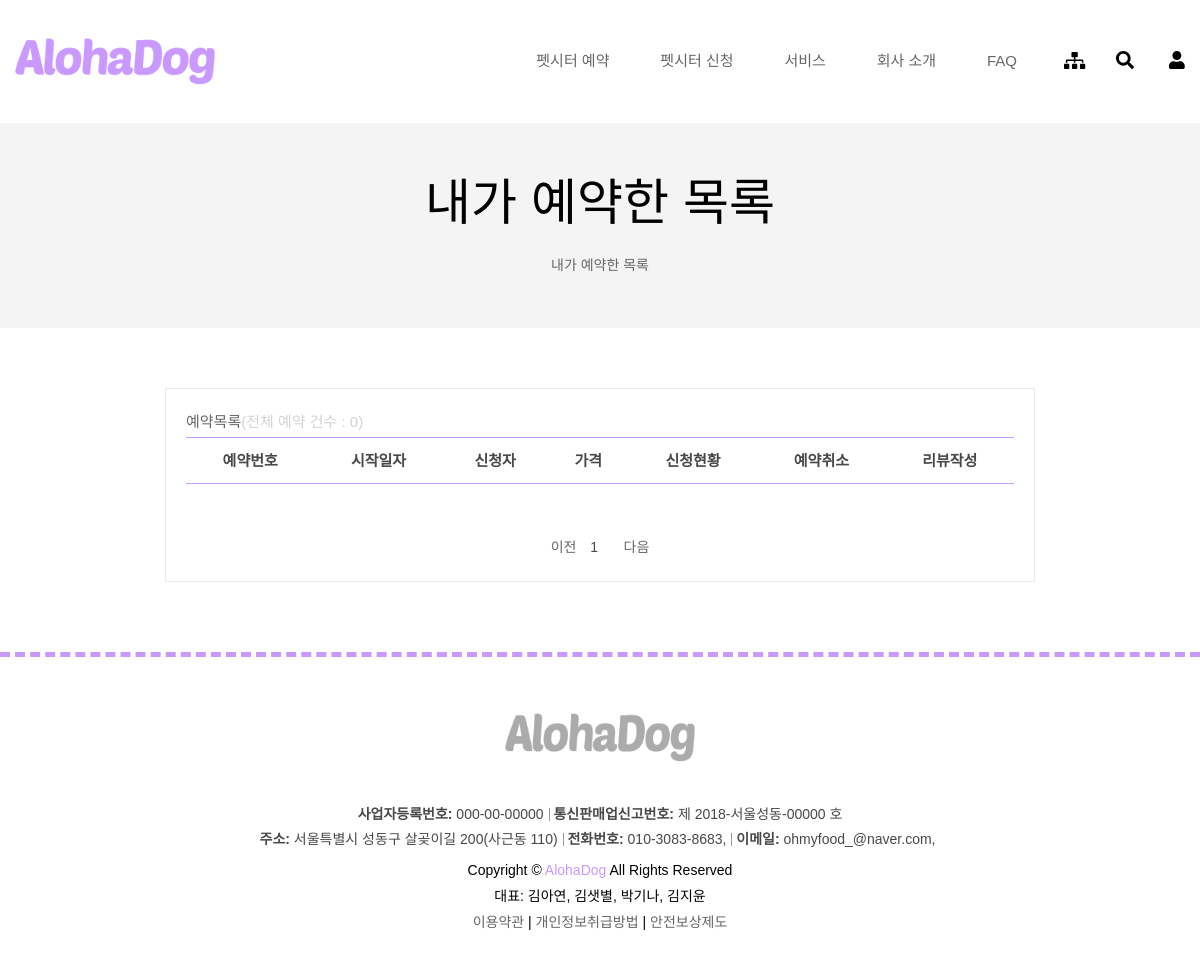
The app's page /reservation (signed in), older data.
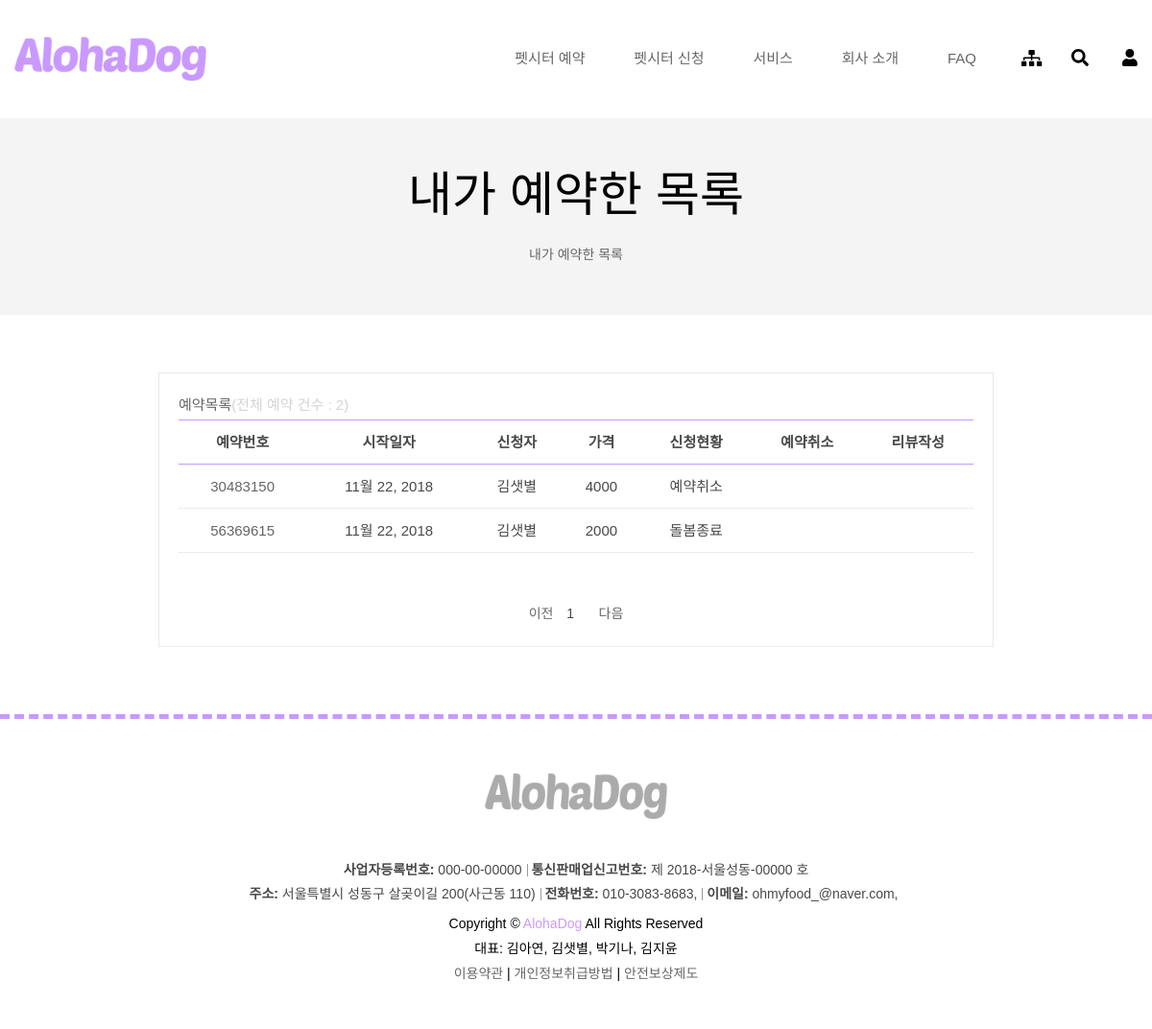
The same page, newer data.
### homepage/models.py (models this page shows, shortened)
class Reservation(models.Model):
    reservation_no = models.CharField(max_length=8, verbose_name='예약번호')
    userprofile = models.ForeignKey('UserProfile', on_delete=models.CASCADE, verbose_name='예약을 신청한 회원')
    dog = models.ForeignKey('Dog', on_delete=models.CASCADE, verbose_name='예약이 신청된 동물')
    sitter = models.ForeignKey('Sitter', on_delete=models.CASCADE, verbose_name='예약을 신청받은 시터')
    reservation_datetime = models.DateTimeField(auto_now_add=True, verbose_name='신청한 날짜')
    start_date = models.DateField(verbose_name='돌봄시작날짜')
    end_date = models.DateField(verbose_name='돌봄마침날짜')
    precautions = models.CharField(max_length=100, verbose_name='돌봄 주의사항')
    progress = models.CharField(max_length=100, verbose_name='진행상황')
    total_price = models.IntegerField(default=0, verbose_name='총 가격')
    written_review = models.BooleanField(default=False, verbose_name='리뷰 작성 여부')

class UserProfile(models.Model):
    user = models.OneToOneField(settings.AUTH_USER_MODEL, on_delete=models.CASCADE, verbose_name='유저')
    name = models.CharField(max_length=50, verbose_name='회원 이름')
    sex = models.CharField(max_length=1, choices=SEX_CHOICES, verbose_name='회원 성별', default='F')
    birth_date = models.DateField(verbose_name='회원 생일')
    phone_number = models.CharField(max_length=20, verbose_name='회원 핸드폰번호')
    email = models.EmailField(max_length=50, verbose_name='회원 이메일')
    zip_code = models.CharField(max_length=10, verbose_name='우편 번호')
    address1 = models.CharField(max_length=50, verbose_name='회원 주소1')
    address2 = models.CharField(max_length=50, verbose_name='회원 주소2')
    profile = models.FileField(upload_to='uploads/', verbose_name='회원 사진')
    registration_datetime = models.DateTimeField(auto_now=True, verbose_name='회원가입일')
    membership_level = models.CharField(max_length=10, verbose_name='회원 등급', choices=MEMBER_SHIP_LEVEL_CHOICES,
                                        default='member')

### homepage/sitters.py (the view)
# urls.py: path('reservation', sitters.reservation_list, name='reservation_list'),
def reservation_list(request):
    sitter_mode = request.GET.get('sitter') is not None
    userprofile = request.user.userprofile
    if not sitter_mode:
        rs = Reservation.objects.filter(userprofile=userprofile)
    else:
        try:
            sitter = Sitter.objects.get(userprofile=userprofile)
        except:
            return redirect('reservation_list')
        rs = Reservation.objects.filter(sitter=sitter)
    context = dict()
    context['rs'] = rs
    context['total_count'] = rs.count()
    context['sitter_mode'] = sitter_mode
    return render(request, 'reservation/reservation_list.html', context=context)

### templates/reservation/reservation_list.html (shortened to what this page needs)
{% extends "base.html" %}
{% load staticfiles %}
{% block extrastyle %}{% static "css/reservation/reservationHistoryM.css" %}{% endblock %}
{% block content %}
    <div class="location-tow mb-60">
        <div class="container">
            <div class="row">
                <div class="col-12">
                    <div class="location-title">
                        <h1>
                            {% if sitter_mode %}
                                나에게 예약한 목록
                            {% else %}
                                내가 예약한 목록
                            {% endif %}
                        </h1>
                    </div>
                    <div class="location-content location-content-tow">
                        <ul>
                            <li><a href="{% url 'reservation_list' %}">내가 예약한 목록</a></li>
                        </ul>
                    </div>
                </div>
            </div>
        </div>
    </div>
    <div class="blog-area white-bg pt-0 pb-0 mb-70">
        <div class="container">
            <div class="row">
                <div class="col-lg-9 ml-auto mr-auto">
                    <div class="blog_area">
                        <div id="list_head" class="box2">
                            <h3 class="inline">예약목록<font style="color:lightgrey;">(전체 예약 건수 : {{ total_count }})</font>
                            </h3>
                        </div>
                        <div id="list_article" class="box2">
                            <ul class="article">
                                <div class="table-content table-responsive">
                                    <table class="table">
                                        <thead>
                                        <tr>
                                            <th class="listTableTitle">예약번호</th>
                                            <th class="listTableTitle">시작일자</th>
                                            <th class="listTableTitle">신청자</th>
                                            <th class="listTableTitle">가격</th>
                                            <th class="listTableTitle">신청현황</th>
                                            <th class="listTableTitle">예약취소</th>
                                            <th class="listTableTitle">리뷰작성</th>
                                        </tr>
                                        </thead>
                                        <tbody>
                                        {% for r in rs %}
                                            <tr>
                                                <td class="listTableTitle_num">
                                                    <a href="{% url 'reservation_detail' r.id %}">
                                                        <li class="layout_f">{{ r.reservation_no }}</li>
                                                    </a>
                                                </td>
                                                <td class="listTableTitle_startdate"><p
                                                        class="date">{{ r.start_date }}<br></td>
                                                <td class="listTableTitle_writer">{{ r.userprofile.name }}</td>
                                                <td class="listTableTitle_payment">{{ r.total_price }}</td>
                                                <td class="listTableTitle_progress">{{ r.progress }}</td>
                                                <td class="listTableTitle_Button">
                                                </td>
                                                <td class="listTableTitle_Button">
                                                </td>
                                            </tr>
                                        {% endfor %}
                                        </tbody>
                                    </table>
                                </div>
                            </ul>
                        </div>
                        <div id="jump" class="box3">
                            <button id="juP" name="<%= startPage - pageBlock %>" onclick="p(this)" class="w2">이전
                            </button>&nbsp;
                            <a class="w1">1</a>
                            <button id="juN" name="<%= startPage + pageBlock %>" onclick="p(this)" class="w2">다음
                            </button>
                        </div>
                    </div>
                </div>
            </div>
        </div>
    </div>
{% endblock %}

### templates/base.html (shortened to what this page needs)
<!DOCTYPE html>
<html lang="ko">
<head>
    {% load staticfiles %}
    <link rel="stylesheet" href="{% static 'css/bootstrap.min.css' %}">
    <link rel="stylesheet" href="{% static 'css/meanmenu.min.css' %}">
    <link rel="stylesheet" href="{% static 'css/style.css' %}">
    <link rel="stylesheet" type="text/css" href="{% block extrastyle %}{% endblock %}"/>
</head>
<body>
<div class="wrapper">
    <header>
        <div class="header-container">
            <div class="header-area header-sticky pt-30 pb-30">
                <div class="container">
                    <div class="row">
                        <div class="col-lg-3 col-md-3">
                            <div class="logo-area">
                                <a href="{% url 'index' %}">
                                    <img src="{% static 'logo/logo1.png' %}" alt="logo">
                                </a>
                            </div>
                        </div>
                        <div class="col-lg-9 col-md-9 text-lg-right">
                            <div class="header-menu">
                                <nav>
                                    <ul class="main-menu">
                                        <li><a href="{% url 'sitter_list' %}">펫시터 예약</a></li>
                                        <li><a href="{% url 'sitter_apply1' %}">펫시터 신청</a>
                                        </li>
                                        <li><a href="{% url 'free-service' %}">서비스</a>
                                        </li>
                                        <li><a href="{% url 'about_us' %}">회사 소개</a>
                                        </li>
                                        <li><a href="{% url 'faq' %}">FAQ</a></li>
                                    </ul>
                                </nav>
                            </div>
                            <div class="header-option">
                                <div class="mini-cart-search">
                                    <button type="button" id="sitemapBtn">
                                        <i class="fa fa-sitemap"></i>
                                    </button>
                                    <div class="header-search">
                                        <div class="search-box">
                                            <a href="#"><i class="fa fa-search"></i></a>
                                        </div>
                                    </div>
                                    <div class="currency">
                                        <div class="currency-box">
                                            <a href="#"><i class="fa fa-user"></i></a>
                                        </div>
                                    </div>
                                </div>
                            </div>
                        </div>
                    </div>
                    <div class="row">
                        <div class="col-12">
                        </div>
                    </div>
                </div>
            </div>
        </div>
    </header>
</div>
{% block content %}{% endblock %}
{% block footer %}
    <footer>
        <div class="footer-container">
            <div class="footer-bottom-area pt-50 pb-50">
                <div class="container">
                    <div class="row">
                        <div class="col-md-12">
                            <div class="footer-payments-image">
                                <div class="footer-logo">
                                    <a href="{% url 'index' %}"><img src="{% static 'logo/logo1.png' %}" alt="logo"></a>
                                </div>
                            </div>
                            <div class="footer-menu text-center">
                                <nav>
                                    <ul>
                                        <li><b>사업자등록번호:</b> 000-00-00000</li>
                                        <span><b>통신판매업신고번호:</b> 제 2018-서울성동-00000 호</span>
                                        <br/>
                                        <li><b>주소:</b> 서울특별시 성동구 살곶이길 200(사근동 110)</li>
                                        <li><b>전화번호:</b> 010-3083-8683,</li>
                                        <li><b>이메일:</b> ohmyfood_@naver.com,</li>
                                    </ul>
                                </nav>
                            </div>
                            <div class="footer-copyright">
                                <p>Copyright © <a href="#">AlohaDog</a> All Rights Reserved</p>
                                <p><span>대표: 김아연, 김샛별, 박기나, 김지윤</span></p>
                                <p><span><a href="#">이용약관</a> | <a href="#">개인정보취급방법</a> | <a href="#">안전보상제도</a></span>
                                </p>
                            </div>
                        </div>
                    </div>
                </div>
            </div>
        </div>
    </footer>
{% endblock %}
</body>
</html>

### static/css/reservation/reservationHistoryM.css (style rules this page uses)
* { user-select:none; }
.blog_area { border: 1px solid #ebebeb; padding: 20px; }
.table-content table { background: #fff none repeat scroll 0 0; text-align: center; width: 100%; margin-bottom: 0; }
thead { background-color: white; }
.table-content table th { border-top: medium none; font-size: 15px; text-transform: capitalize; padding: 10px; text-align: center; font-weight: bold; vertical-align: middle; white-space: nowrap; }
.table-content table td { padding: 10px; vertical-align: middle; font-size: 15px; }
.table-content table th { border-bottom: 1px solid #c999ff; border-top: 1px solid #c999ff; }
.table-content table td { border-bottom: 1px solid #ebebeb; }
li { list-style:none; }
#list_head { position: relative; top: 0px; width: 100%; height: 27px; margin: 0; }
.inline { float: left; font-size: 15px; color: #666; margin-top: 5px; }
.date { padding:0; margin:0; }
#jump { text-align: center; margin-top: 50px; }
#jump button { border: none; background: none; color: #666; cursor: pointer; }

### templates/base.html (style rules this page uses)
li { list-style: none; }

Row changes from the older to the newer data that the page shows:
added Reservation: reservation_no "30483150", start_date "11월 22, 2018", userprofile.name "김샛별", total_price "4000", progress "예약취소"
added Reservation: reservation_no "56369615", start_date "11월 22, 2018", userprofile.name "김샛별", total_price "2000", progress "돌봄종료"
Text that changed along with them:
{{ total_count }}: "0" → "2"
